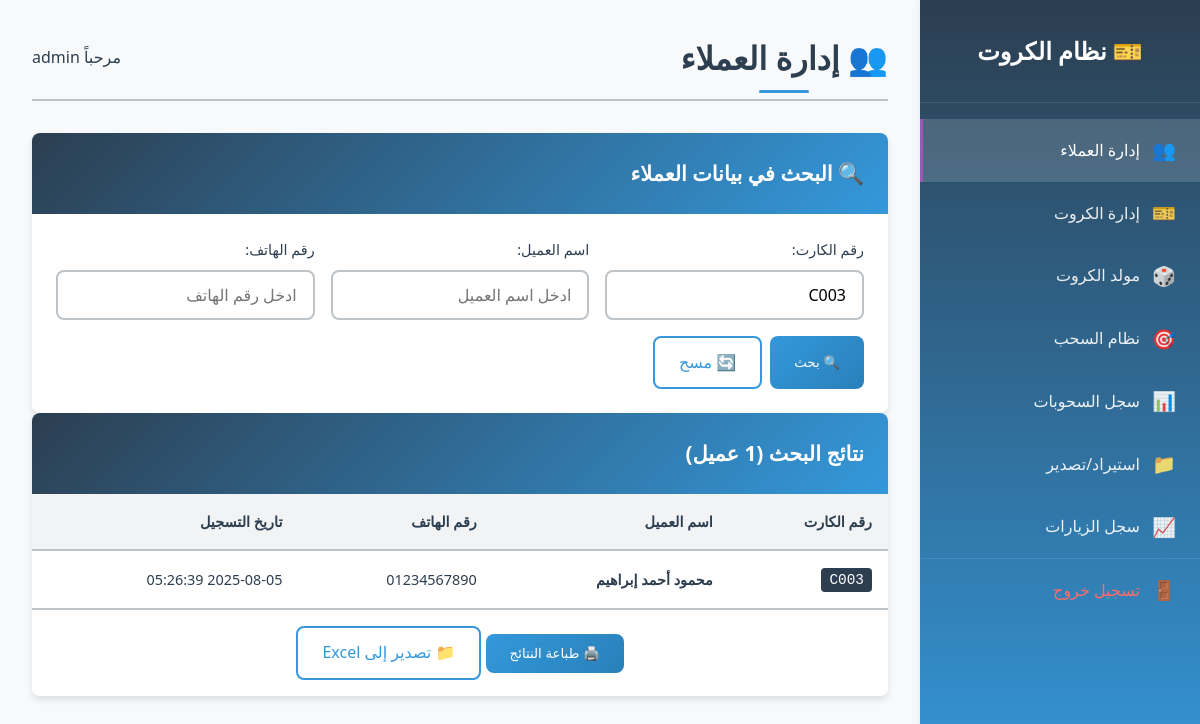
Page /admin.php?card_number=C003 (signed in) on the committed database.
### tables this page shows
CREATE TABLE IF NOT EXISTS customers (
    id INT AUTO_INCREMENT PRIMARY KEY,
    card_number VARCHAR(50) NOT NULL UNIQUE,
    customer_name VARCHAR(100) NOT NULL,
    phone_number VARCHAR(20) NOT NULL,
    created_at TIMESTAMP DEFAULT CURRENT_TIMESTAMP,
    updated_at TIMESTAMP DEFAULT CURRENT_TIMESTAMP ON UPDATE CURRENT_TIMESTAMP,
    INDEX idx_card_number (card_number),
    INDEX idx_customer_name (customer_name),
    INDEX idx_phone_number (phone_number)
);

### admin.php (the view, shortened to what this page needs)
<?php
$page = isset($_GET['page']) ? max(1, (int)$_GET['page']) : 1;
$limit = 20;
$offset = ($page - 1) * $limit;
$card_number = isset($_GET['card_number']) ? trim($_GET['card_number']) : '';
$customer_name = isset($_GET['customer_name']) ? trim($_GET['customer_name']) : '';
$phone_number = isset($_GET['phone_number']) ? trim($_GET['phone_number']) : '';
$hasSearch = !empty($card_number) || !empty($customer_name) || !empty($phone_number);
$customers = [];
$total_customers = 0;
try {
    $pdo = getDBConnection();
    $whereConditions = [];
    $params = [];
    if (!empty($card_number)) {
        $whereConditions[] = "card_number LIKE ?";
        $params[] = "%" . $card_number . "%";
    }
    $whereClause = '';
    if (!empty($whereConditions)) {
        $whereClause = " WHERE " . implode(" AND ", $whereConditions);
    }
    $countSql = "SELECT COUNT(*) as total FROM customers" . $whereClause;
    $countStmt = $pdo->prepare($countSql);
    $countStmt->execute($params);
    $total_customers = $countStmt->fetch(PDO::FETCH_ASSOC)['total'];
    $sql = "SELECT * FROM customers" . $whereClause . " ORDER BY created_at DESC LIMIT ? OFFSET ?";
    $params[] = $limit;
    $params[] = $offset;
    $stmt = $pdo->prepare($sql);
    $stmt->execute($params);
    $customers = $stmt->fetchAll(PDO::FETCH_ASSOC);
} catch(PDOException $e) {
    $error_message = "خطأ في قاعدة البيانات: " . $e->getMessage();
}
?>
<!DOCTYPE html>
<html lang="ar" dir="rtl">
<head>
    <link rel="stylesheet" href="assets/css/style.css">
    <link rel="stylesheet" href="assets/css/admin.css">
</head>
<body>
    <div class="admin-layout">
        <?php include 'includes/sidebar.php'; ?>
        <main class="main-content">
            <div class="content-header">
                <h1>👥 إدارة العملاء</h1>
                <div class="user-info">
                    <span>مرحباً <?php echo $_SESSION['admin_username']; ?></span>
                </div>
            </div>
            <div class="table-container">
                <h3>🔍 البحث في بيانات العملاء</h3>
                <div style="padding: 1.5rem;">
                    <form method="GET" action="" style="display: grid; grid-template-columns: repeat(auto-fit, minmax(200px, 1fr)); gap: 1rem; align-items: end;">
                        <div class="form-group" style="margin: 0;">
                            <label for="card_number">رقم الكارت:</label>
                            <input type="text" id="card_number" name="card_number"
                                   value="<?php echo htmlspecialchars($card_number); ?>"
                                   placeholder="ادخل رقم الكارت">
                        </div>
                        <div class="form-group" style="margin: 0;">
                            <label for="customer_name">اسم العميل:</label>
                            <input type="text" id="customer_name" name="customer_name"
                                   value="<?php echo htmlspecialchars($customer_name); ?>"
                                   placeholder="ادخل اسم العميل">
                        </div>
                        <div class="form-group" style="margin: 0;">
                            <label for="phone_number">رقم الهاتف:</label>
                            <input type="text" id="phone_number" name="phone_number"
                                   value="<?php echo htmlspecialchars($phone_number); ?>"
                                   placeholder="ادخل رقم الهاتف">
                        </div>
                        <div style="display: flex; gap: 0.5rem;">
                            <button type="submit" class="btn btn-primary">🔍 بحث</button>
                            <a href="admin.php" class="btn btn-secondary">🔄 مسح</a>
                        </div>
                    </form>
                </div>
            </div>
            <div class="table-container">
                <?php if ($hasSearch): ?>
                    <h3>نتائج البحث (<?php echo number_format($total_customers); ?> عميل)</h3>
                <?php else: ?>
                    <h3>جميع العملاء (<?php echo number_format($total_customers); ?> عميل)</h3>
                <?php endif; ?>
                <?php if (!empty($customers)): ?>
                    <div class="table-responsive">
                        <table class="data-table">
                            <thead>
                                <tr>
                                    <th>رقم الكارت</th>
                                    <th>اسم العميل</th>
                                    <th>رقم الهاتف</th>
                                    <th>تاريخ التسجيل</th>
                                </tr>
                            </thead>
                            <tbody>
                                <?php foreach ($customers as $customer): ?>
                                <tr>
                                    <td>
                                        <code style="background: var(--primary-color); color: white; padding: 0.25rem 0.5rem; border-radius: 4px;">
                                            <?php echo htmlspecialchars($customer['card_number']); ?>
                                        </code>
                                    </td>
                                    <td>
                                        <strong><?php echo htmlspecialchars($customer['customer_name']); ?></strong>
                                    </td>
                                    <td>
                                        <span style="direction: ltr; display: inline-block;">
                                            <?php echo htmlspecialchars($customer['phone_number']); ?>
                                        </span>
                                    </td>
                                    <td>
                                        <time datetime="<?php echo $customer['created_at']; ?>">
                                            <?php echo date('Y-m-d H:i:s', strtotime($customer['created_at'])); ?>
                                        </time>
                                    </td>
                                </tr>
                                <?php endforeach; ?>
                            </tbody>
                        </table>
                    </div>
                    <div style="text-align: center; padding: 1rem; border-top: 1px solid var(--border-color);">
                        <button onclick="window.print()" class="btn btn-primary">🖨️ طباعة النتائج</button>
                        <a href="import_export.php" class="btn btn-secondary">📁 تصدير إلى Excel</a>
                    </div>
                <?php endif; ?>
            </div>
        </main>
    </div>
</body>
</html>

### assets/css/style.css (style rules this page uses)
:root { --primary-color: #2c3e50; --primary-rgb: 44, 62, 80; --secondary-color: #3498db; --secondary-rgb: 52, 152, 219; --success-color: #27ae60; --success-rgb: 39, 174, 96; --warning-color: #f39c12; --warning-rgb: 243, 156, 18; --danger-color: #e74c3c; --danger-rgb: 231, 76, 60; --info-color: #17a2b8; --info-rgb: 23, 162, 184; --accent-color: #9b59b6; --accent-rgb: 155, 89, 182; --light-color: #ecf0f1; --dark-color: #2c3e50; --text-color: #2c3e50; --text-muted: #6c757d; --border-color: #bdc3c7; --bg-color: #f8f9fa; --bg-light: #f1f3f4; --shadow: 0 4px 6px rgba(0, 0, 0, 0.1); --shadow-hover: 0 8px 15px rgba(0, 0, 0, 0.2); --border-radius: 8px; --transition: all 0.3s ease; }
* { margin: 0; padding: 0; box-sizing: border-box; }
body { font-family: 'Segoe UI', Tahoma, Geneva, Verdana, sans-serif; background: linear-gradient(135deg, #667eea 0%, #764ba2 100%); min-height: 100vh; direction: rtl; color: var(--text-color); line-height: 1.6; }
h1 { text-align: center; color: var(--primary-color); margin-bottom: 2rem; font-size: 1.8rem; font-weight: 600; position: relative; }
h1::after { content: ''; position: absolute; bottom: -10px; left: 50%; transform: translateX(-50%); width: 50px; height: 3px; background: var(--secondary-color); border-radius: 2px; }
.form-group { margin-bottom: 1.5rem; position: relative; }
label { display: block; margin-bottom: 0.5rem; color: var(--text-color); font-weight: 500; font-size: 0.9rem; }
input[type="text"], input[type="tel"], input[type="number"], input[type="password"] { width: 100%; padding: 0.75rem 1rem; border: 2px solid var(--border-color); border-radius: var(--border-radius); font-size: 1rem; transition: var(--transition); background: white; font-family: 'Segoe UI', Tahoma, Geneva, Verdana, sans-serif; }
.btn { padding: 0.75rem 1.5rem; border: none; border-radius: var(--border-radius); text-decoration: none; font-weight: 500; transition: var(--transition); cursor: pointer; display: inline-block; }
.btn-primary { background: linear-gradient(135deg, var(--secondary-color), #2980b9); color: white; }
.btn-secondary { background: white; color: var(--secondary-color); border: 2px solid var(--secondary-color); }

### assets/css/admin.css (style rules this page uses)
.admin-layout { display: flex; min-height: 100vh; background: var(--bg-color); }
.main-content { margin-right: 280px; padding: 2rem; width: calc(100% - 280px); min-height: 100vh; }
.content-header { display: flex; justify-content: space-between; align-items: center; margin-bottom: 2rem; padding-bottom: 1rem; border-bottom: 2px solid var(--border-color); }
.content-header h1 { margin: 0; color: var(--primary-color); font-size: 2rem; font-weight: 600; }
.user-info { display: flex; align-items: center; gap: 1rem; font-weight: 500; color: var(--text-color); }
.table-container { background: white; border-radius: var(--border-radius); box-shadow: var(--shadow); overflow: hidden; }
.table-container h3 { margin: 0; padding: 1.5rem; background: linear-gradient(135deg, var(--primary-color), var(--secondary-color)); color: white; font-size: 1.3rem; font-weight: 600; }
.table-responsive { overflow-x: auto; }
.data-table { width: 100%; border-collapse: collapse; font-size: 0.9rem; }
.data-table th { background: var(--bg-light); padding: 1rem; text-align: right; font-weight: 600; color: var(--primary-color); border-bottom: 2px solid var(--border-color); white-space: nowrap; }
.data-table td { padding: 1rem; border-bottom: 1px solid var(--border-color); vertical-align: middle; }

### rows in the picture
customers: card_number "C003", customer_name "محمود أحمد إبراهيم", phone_number "01234567890", created_at "2025-08-05 05:26:39"

### other values in the picture
$_SESSION['admin_username'] "admin"
